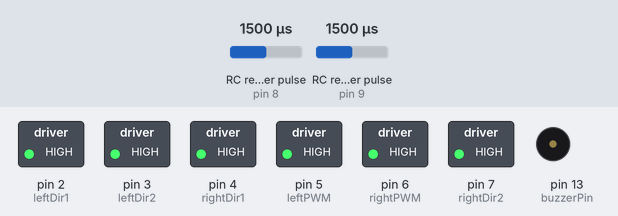
Simulated run of this sketch. Board: Arduino Uno, built with avr-gcc and run on an emulated ATmega328P. Shown: switched loads named in the sketch (green lamp = pin HIGH), buzzer (waves = sounding). Wiring (inferred from the names in the program): 2 × RC receiver channel: data pin 8 / data pin 9. Inputs (shaded band) come from the test bench; at power-on: RC receiver pulse (sensors on pin 8, pin 9) 1500 µs.

Above: at 1.8 s.
1.9 s: RC receiver pulse (sensor on pin 8) set to 1475 µs
3.4 s: RC receiver pulse (sensor on pin 8) set to 1452 µs
At 4.0 s:
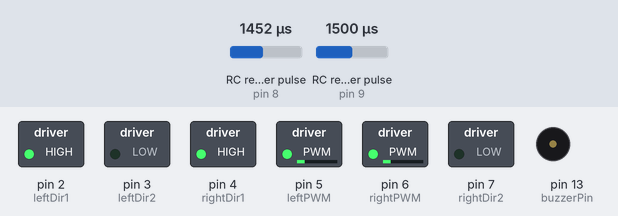
4.9 s: RC receiver pulse (sensor on pin 9) set to 1475 µs
6.4 s: RC receiver pulse (sensor on pin 9) set to 1458 µs
At 7.4 s:
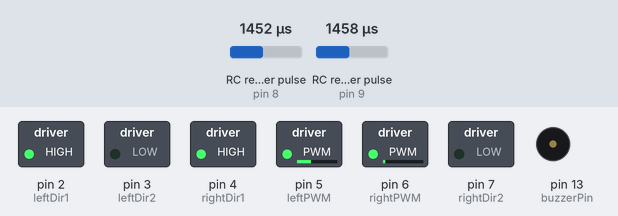
7.9 s: RC receiver pulse (sensor on pin 8) set to 1020 µs
At 8.6 s:
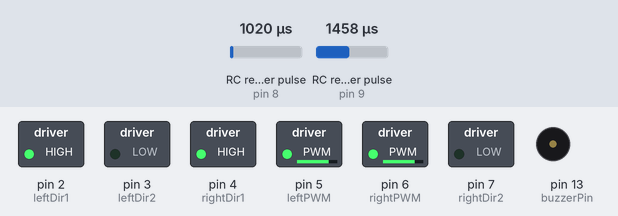
9.4 s: RC receiver pulse (sensor on pin 9) set to 1020 µs
At 9.7 s:
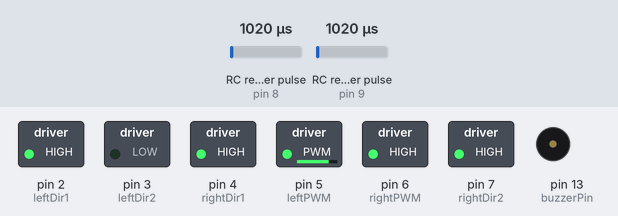
Timing chart, 0 to 11.9 s (numbered marks = the images above; inputs shaded):
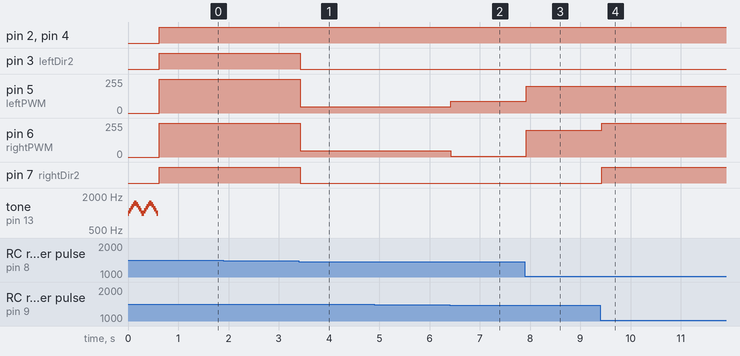

Measured:
- the behaviour switches between 1459 and 1458 µs on RC receiver pulse (sensor on pin 8) (found by bisection; images 0 and 1)
- after the input at 1.9 s, every drawn part: stays the same
- after the input at 3.4 s, pin 3 (leftDir2), pin 7 (rightDir2): HIGH → LOW at once; pin 5 (leftPWM), pin 6 (rightPWM): 255/255 → 47/255 at once
- after the input at 4.9 s, every drawn part: stays the same
- after the input at 6.4 s, pin 5 (leftPWM): 47/255 → 88/255 at once; pin 6 (rightPWM): 47/255 → 6/255 at once
- after the input at 7.9 s, pin 5 (leftPWM): 88/255 → 200/255 at once; pin 6 (rightPWM): 6/255 → 200/255 at once
- after the input at 9.4 s, pin 6 (rightPWM): 200/255 → 255/255 at once; pin 7 (rightDir2): LOW → HIGH at once

The sketch:

sumo_rc.ino
```cpp
/*Please do not remove this comment for better future
//use with BIZBOT RCA SUMO ROBOT CONTROLLER V2.4
//Please contact hello@bveetamini.com for technical support

We respects all the originality. Used this code as is.
Good luck.

*/

// Almost same as URC10 Motor Driver Pins
#define leftPWM 5
#define leftDir1 2
#define leftDir2 3

#define rightPWM 6
#define rightDir1 4
#define rightDir2 7

// Receiver pins
#define RX_CH_1 9   // Steering Channel (Turn Left / Right)
#define RX_CH_2 8  // Throttle channel (Move Forward / Backward)

// Parameters
#define deadZone 40  // Anything between -20 and 20 is STOP

int throttleCH, steeringCH;
int leftMotorSpeed, rightMotorSpeed;

int buzzerPin = 13;
void sound();

void setup() {
  Serial.begin(9600);
  pinMode(leftPWM, OUTPUT);
  pinMode(leftDir1, OUTPUT);
  pinMode(leftDir2, OUTPUT);
  pinMode(rightPWM, OUTPUT);
  pinMode(rightDir1, OUTPUT);
  pinMode(rightDir2, OUTPUT);
  pinMode(RX_CH_1, INPUT);
  pinMode(RX_CH_2, INPUT);

  digitalWrite(leftDir1, LOW);
  digitalWrite(leftDir2, LOW);
  analogWrite(leftPWM, 0);
  digitalWrite(rightDir1, LOW);
  digitalWrite(rightDir2, LOW);
  analogWrite(rightPWM, 0);

  sound();
  sound();
}

// Main Loop
void loop() {

  // Read pulse width from receiver
  throttleCH = pulseIn(RX_CH_2, HIGH, 25000);
  steeringCH = pulseIn(RX_CH_1, HIGH, 25000);
  // Serial.print(" steeringCH : ");
  // Serial.println(steeringCH);
  // Serial.print(" throttleCH: ");
  // Serial.println(steeringCH);

  // Convert to PWM value (-255 to 255)
  throttleCH = pulseToPWM(throttleCH);
  steeringCH = pulseToPWM(steeringCH);

  // Channel 1 and Channel 2 Mixing
  leftMotorSpeed = throttleCH + steeringCH;
  rightMotorSpeed = throttleCH - steeringCH;

  // Drive motor
  drive(leftMotorSpeed, rightMotorSpeed);

  //code below is for debug. please comment when not use
  //Serial.print("leftMotorSpeed : ");
  //Serial.println(leftMotorSpeed);
  //Serial.print("   rightMotorSpeed: ");
  //Serial.println(rightMotorSpeed);

  //Serial.print("steering=");
  //Serial.println(steeringCH);
  //Serial.print("throttle=");
  //Serial.println(throttleCH);
  //delay(100);

}

// Positive for forward, negative for reverse
void drive(int leftVal, int rightVal) {

  // Limit speed between -255 and 255
  leftVal = constrain(leftVal, -200, 200);
  rightVal = constrain(rightVal, -200, 200);

  // Set direction for left motor
  if (leftVal == 0) {
    digitalWrite(leftDir1, 1);
    digitalWrite(leftDir2, 1);
    analogWrite(leftPWM, 255);

  } else if (leftVal > 0) {
    digitalWrite(leftDir1, 0);
    digitalWrite(leftDir2, 1);
    analogWrite(leftPWM, abs(leftVal));
  } else if (leftVal < 0) {
    digitalWrite(leftDir1, 1);
    digitalWrite(leftDir2, 0);
    analogWrite(leftPWM, abs(leftVal));
  }
  else{
    breakMotor();
  }


  // Set direction for right motor
  if (rightVal == 0) {
    digitalWrite(rightDir1, 1);
    digitalWrite(rightDir2, 1);
    analogWrite(rightPWM, 255);

  } else if (rightVal > 0) {
    digitalWrite(rightDir1, 0);
    digitalWrite(rightDir2, 1);
    analogWrite(rightPWM, abs(rightVal));
  } else if (rightVal < 0){
    digitalWrite(rightDir1, 1);
    digitalWrite(rightDir2, 0);
    analogWrite(rightPWM, abs(rightVal));
  }

  else{
    breakMotor();
  }
}

// Convert RC pulse value to motor PWM value
int pulseToPWM(int pulse) {

  // If we're receiving numbers, convert them to motor PWM
  if (pulse > 1000) {
    pulse = map(pulse, 1000, 2000, -500, 500);
    pulse = constrain(pulse, -255, 255);
  } else {
    pulse = 0;
  }

  // Anything in deadzone should stop the motor
  if (abs(pulse) <= deadZone) {
    pulse = 0;
  }
  return pulse;
}


/*
This functions to create wheesel sound on active buzzer
*/
void sound() {
  // Generate a chirp-like sound
  for (int i = 1000; i <= 1500; i += 100) { // Ascending frequency
    tone(buzzerPin, i); // Play the tone
    delay(25);          // Short delay between tones
  }
  for (int i = 1500; i >= 1000; i -= 100) { // Descending frequency
    tone(buzzerPin, i); // Play the tone
    delay(25);          // Short delay between tones
  }
  noTone(buzzerPin);  // Stop the sound after the chirp
}

void breakMotor(){
    digitalWrite(rightDir1, 1);
    digitalWrite(rightDir2, 1);
    analogWrite(rightPWM, 255);
    digitalWrite(rightDir1, 1);
    digitalWrite(rightDir2, 1);
    analogWrite(rightPWM, 255);
}
```
